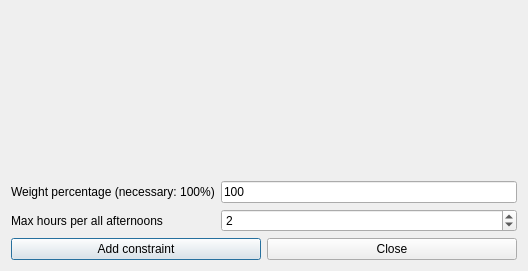
<?xml version="1.0" encoding="UTF-8"?>
<ui version="4.0">
 <class>AddConstraintStudentsMaxHoursPerAllAfternoonsForm_template</class>
 <widget class="QDialog" name="AddConstraintStudentsMaxHoursPerAllAfternoonsForm_template">
  <property name="geometry">
   <rect>
    <x>0</x>
    <y>0</y>
    <width>528</width>
    <height>271</height>
   </rect>
  </property>
  <property name="windowTitle">
   <string extracomment="This is the title of the dialog to add a new constraint of this type">Add students max hours per all afternoons</string>
  </property>
  <layout class="QGridLayout" name="gridLayout">
   <item row="1" column="2">
    <widget class="QLineEdit" name="weightLineEdit">
     <property name="text">
      <string notr="true">100</string>
     </property>
    </widget>
   </item>
   <item row="2" column="0">
    <widget class="QLabel" name="maxHoursTextLabel">
     <property name="frameShape">
      <enum>QFrame::NoFrame</enum>
     </property>
     <property name="frameShadow">
      <enum>QFrame::Plain</enum>
     </property>
     <property name="text">
      <string>Max hours per all afternoons</string>
     </property>
     <property name="wordWrap">
      <bool>false</bool>
     </property>
    </widget>
   </item>
   <item row="3" column="0" colspan="3">
    <layout class="QHBoxLayout" name="horizontalLayout">
     <item>
      <widget class="QPushButton" name="addConstraintPushButton">
       <property name="text">
        <string>Add constraint</string>
       </property>
      </widget>
     </item>
     <item>
      <widget class="QPushButton" name="closePushButton">
       <property name="text">
        <string>Close</string>
       </property>
      </widget>
     </item>
    </layout>
   </item>
   <item row="2" column="2">
    <widget class="QSpinBox" name="maxHoursSpinBox">
     <property name="value">
      <number>2</number>
     </property>
    </widget>
   </item>
   <item row="0" column="0" colspan="3">
    <spacer name="verticalSpacer">
     <property name="orientation">
      <enum>Qt::Vertical</enum>
     </property>
     <property name="sizeHint" stdset="0">
      <size>
       <width>20</width>
       <height>43</height>
      </size>
     </property>
    </spacer>
   </item>
   <item row="1" column="0" colspan="2">
    <widget class="QLabel" name="weightTextLabel">
     <property name="frameShape">
      <enum>QFrame::NoFrame</enum>
     </property>
     <property name="frameShadow">
      <enum>QFrame::Plain</enum>
     </property>
     <property name="text">
      <string>Weight percentage (necessary: 100%)</string>
     </property>
     <property name="wordWrap">
      <bool>false</bool>
     </property>
    </widget>
   </item>
  </layout>
 </widget>
 <layoutdefault spacing="6" margin="11"/>
 <resources/>
 <connections/>
</ui>
